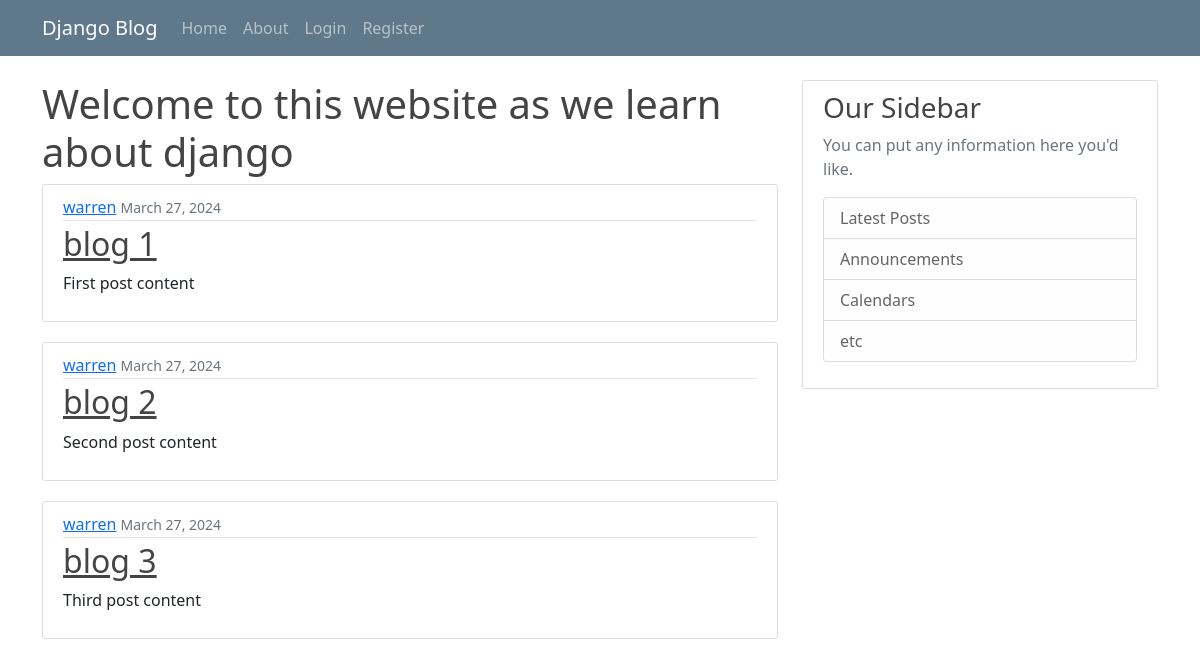
The app's page /, older data.
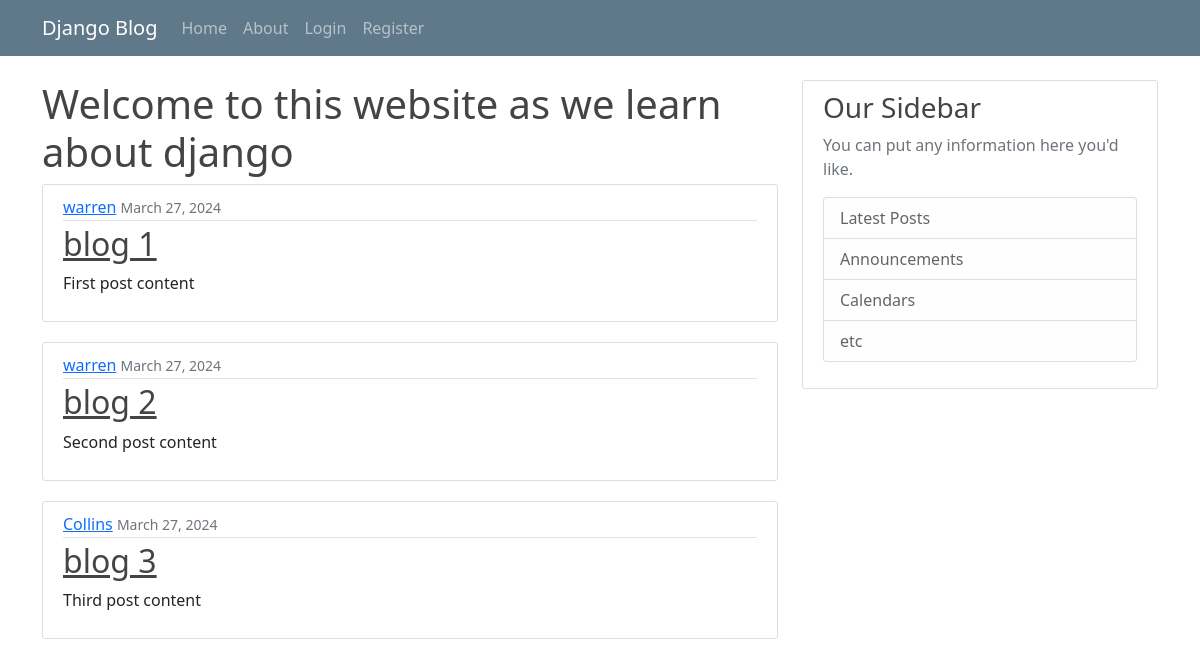
The same page, newer data.
### blog/models.py (models this page shows, shortened)
class Post(models.Model):
    title = models.CharField(max_length=100)
    content = models.TextField()
    date_posted = models.DateTimeField(default=timezone.now)
    author = models.ForeignKey(User, on_delete=models.CASCADE)

### blog/views.py (the view)
# urls.py: path('', views.home, name="blog-home"),
def home(request):
    context = {'posts': Post.objects.all()}
    return render(request, 'blog/home.html', context)

### blog/Templates/blog/home.html (shortened to what this page needs)
{% extends "blog/base.html" %}
{% block content %}
        <h1>Welcome to this website as we learn about django</h1>
        {% for post in posts %}
        <article class="media content-section">
                <div class="media-body">
                  <div class="article-metadata">
                    <a class="mr-2" href="#">{{ post.author }}</a>
                    <small class="text-muted">{{ post.date_posted|date:"F d, Y" }}</small>
                  </div>
                  <h2><a class="article-title" href="#">{{ post.title }}</a></h2>
                  <p class="article-content">{{ post.content }}</p>
                </div>
              </article>
        {% endfor %}
        {% endblock content %}

### blog/Templates/blog/base.html (shortened to what this page needs)
{% load static %}
<!DOCTYPE html>
<html>
    <head>
        <link href="https://cdn.jsdelivr.net/npm/bootstrap@5.0.2/dist/css/bootstrap.min.css" rel="stylesheet">
        <link href="{% static 'blog/main.css' %}" rel="stylesheet">
        <link href="https://cdn.jsdelivr.net/npm/bootstrap@5.0.2/dist/css/bootstrap.min.css" rel="stylesheet">
    </head>
    <body>
        <header class="site-header">
            <nav class="navbar navbar-expand-md navbar-dark bg-steel fixed-top">
              <div class="container">
                <a class="navbar-brand mr-4" href="{% url "blog-home" %}">Django Blog</a>
                <div class="collapse navbar-collapse" id="navbarToggle">
                  <div class="navbar-nav mr-auto">
                    <a class="nav-item nav-link" href="{% url "blog-home" %}">Home</a>
                    <a class="nav-item nav-link" href="{% url "blog-about" %}">About</a>
                  </div>
                  <div class="navbar-nav">
                    {% if user.is_authenticated %}
                    <a class="nav-item nav-link" href="{% url "profile" %}">Profile</a>
                    <a class="nav-item nav-link" href="{% url "logout" %}">Logout</a>
                    {% else %}
                    <a class="nav-item nav-link" href="{% url "login" %}">Login</a>
                    <a class="nav-item nav-link" href="{% url "register" %}">Register</a>
                    {% endif %}
                  </div>
                </div>
              </div>
            </nav>
          </header>
          <main role="main" class="container">
            <div class="row">
              <div class="col-md-8">
                {% block content %}{% endblock %}
              </div>
              <div class="col-md-4">
                <div class="content-section">
                  <h3>Our Sidebar</h3>
                  <p class='text-muted'>You can put any information here you'd like.
                    <ul class="list-group">
                      <li class="list-group-item list-group-item-light">Latest Posts</li>
                      <li class="list-group-item list-group-item-light">Announcements</li>
                      <li class="list-group-item list-group-item-light">Calendars</li>
                      <li class="list-group-item list-group-item-light">etc</li>
                    </ul>
                  </p>
                </div>
              </div>
            </div>
          </main>
    </body>
</html>

### blog/static/blog/main.css (style rules this page uses)
body { background: #fafafa; color: #333333; margin-top: 5rem; }
main { margin-top: 5rem; }
h1, h2, h3, h4, h5, h6 { color: #444444; }
ul { margin: 0; }
.bg-steel { background-color: #5f788a; }
.site-header .navbar-nav .nav-link { color: #cbd5db; }
.content-section { background: #ffffff; padding: 10px 20px; border: 1px solid #dddddd; border-radius: 3px; margin-bottom: 20px; }
.article-title { color: #444444; }
.article-content { white-space: pre-line; }
.article-metadata { padding-bottom: 1px; margin-bottom: 4px; border-bottom: 1px solid #e3e3e3 }

Row changes from the older to the newer data that the page shows:
changed Post "blog 3": author "warren" → "Collins"
